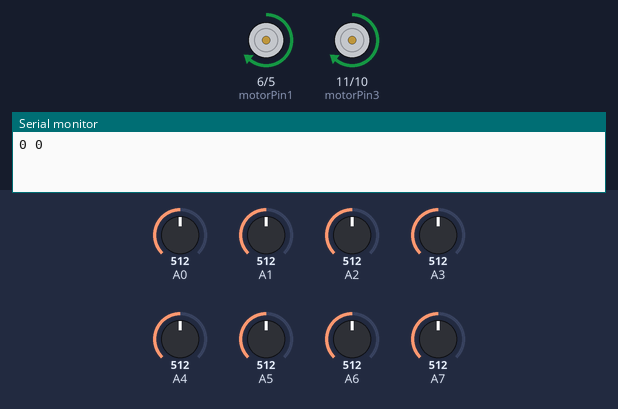
Simulated run of this sketch. Board: Arduino Uno, built with avr-gcc and run on an emulated ATmega328P. Parts: motor-driver pin pairs drawn as motors (green arrow = first pin HIGH = forward, orange = second pin HIGH = backward, longer = more drive), the last lines printed to the serial monitor. Inputs (shaded band) come from the test bench; at power-on: A3 = 512, A1 = 512, A5 = 512, A2 = 512, A4 = 512, A6 = 512, A0 = 512, A7 = 512.

Above: at 6.6 s.
6.7 s: A3 set to 494
At 7.4 s:
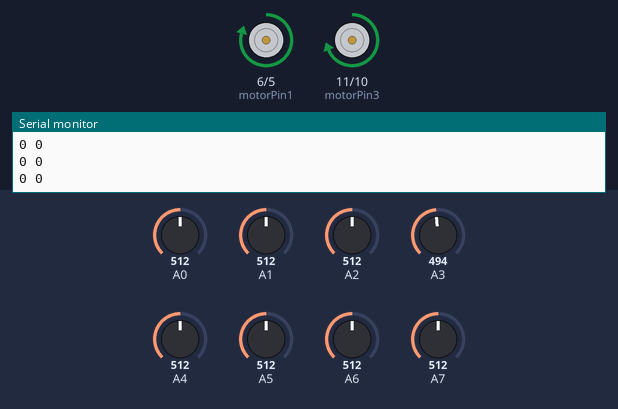
8.2 s: A1 set to 498
At 8.9 s:
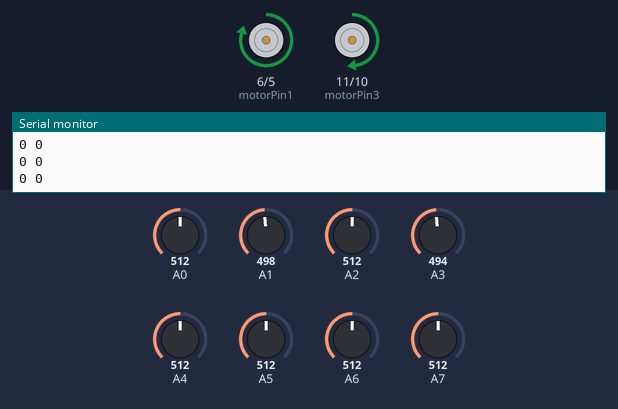
9.7 s: A5 set to 496
At 10.0 s:
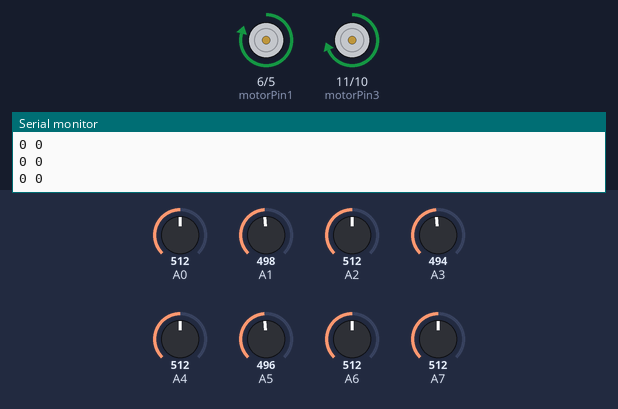
11.2 s: A2 set to 490
At 12.4 s:
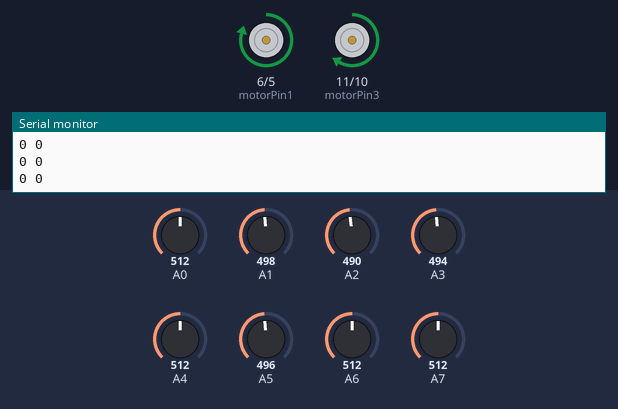
12.7 s: A4 set to 490
At 13.5 s:
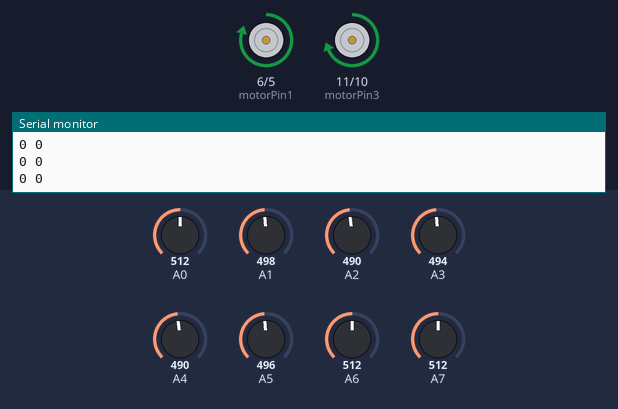
14.2 s: A6 set to 490
At 14.6 s:
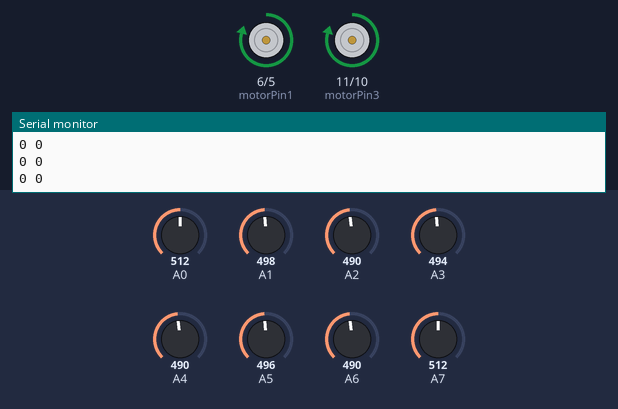
Timing chart, 0 to 16.7 s (numbered marks = the images above; inputs shaded):
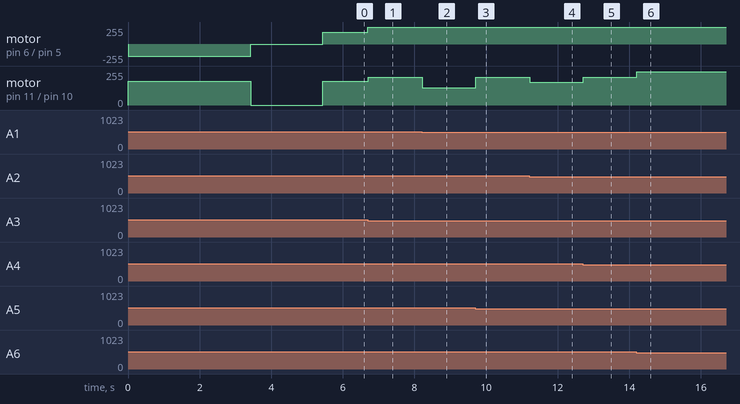

Measured:
- the behaviour switches between 512 and 511 on A3 (found by bisection; images 0 and 1)
- the behaviour switches between 512 and 511 on A1 (found by bisection; images 1 and 2)
- the behaviour switches between 512 and 511 on A5 (found by bisection; images 2 and 3)
- after the input at 6.7 s, motor on pin 6 (motorPin1) / pin 5 (motorPin2): forward 180/255 → forward 250/255 at once; motor on pin 11 (motorPin3) / pin 10 (motorPin4): forward 180/255 → forward 210/255 at once
- after the input at 8.2 s, motor on pin 11 (motorPin3) / pin 10 (motorPin4): forward 210/255 → forward 130/255 at once
- after the input at 9.7 s, motor on pin 11 (motorPin3) / pin 10 (motorPin4): forward 130/255 → forward 210/255 at once
- after the input at 11.2 s, motor on pin 11 (motorPin3) / pin 10 (motorPin4): forward 210/255 → forward 170/255 at once
- after the input at 12.7 s, motor on pin 11 (motorPin3) / pin 10 (motorPin4): forward 170/255 → forward 210/255 at once
- after the input at 14.2 s, motor on pin 11 (motorPin3) / pin 10 (motorPin4): forward 210/255 → forward 250/255 at once

The sketch:

Round_1_NK.ino
```cpp
#define sensorNum 8
#define maxSpeed 250
#define rotationSpeed 180

int blackLimit[sensorNum];
int digitalReading[sensorNum];

const int motorPin1=6,motorPin2=5;        //right motor
const int motorPin3=11,motorPin4=10;       //left motor

float error, prevError=0;

float mappedValue, targetValue =7;     //changed ferom 4.5 to 9
float safety=0.35;

float kp=40;                             //45 IF DOESN'T WORK
float kd=50;

int leftIR = 0, rightIR = 0;

int linegapCount=0, allWhiteCount=0;
int motorResponse;
float correction;

int leftSpeed,rightSpeed;


int time=5;
int lastBlack;
int i;


void setup()
{

    pinMode(motorPin1, OUTPUT);
    pinMode(motorPin2, OUTPUT);
    pinMode(motorPin3, OUTPUT);
    pinMode(motorPin4, OUTPUT);

    Serial.begin(9600);
    calibration();

}


void loop()
{

//     for(int i=0; i<8; i++ )
//     {
//         Serial.print(analogRead(i));
//         Serial.print(" ");
//
//
//     }

    Serial.print(leftIR);
    Serial.print(" ");
    Serial.print(rightIR);
    Serial.println();

    sensorMapping();
    if(digitalReading[0]==0 && digitalReading[7]==0){
          linegapCount++;
          if(linegapCount>40){

              rightIR = 0;
              leftIR = 0;
            }
          }
     else
        linegapCount=0;

    if(mappedValue == 100){
         allWhiteCount++;
          if(allWhiteCount>500){
              brake();
            }
          }
     else
        allWhiteCount=0;

    if(mappedValue!=100)  //if bot is not fully on white
    {
        pid();
        motor(leftSpeed,rightSpeed);
    }


    //Acute turn
    else
    {

        if(leftIR == 1 && rightIR ==0)
        {

            plannedACRotate();

            while(digitalReading[3] == 0 && digitalReading[4] == 0 )
            {
                sensorMapping();

            }

            leftIR = 0;
            rightIR = 0;
        }
        else if(leftIR == 0 && rightIR == 1 )
        {
            plannedCRotate();

            while(digitalReading[3] == 0&&digitalReading[4] == 0)
            {
                sensorMapping();

            }

            rightIR = 0;
            leftIR = 0;

        }
        else if(leftIR == 0 && rightIR ==0)
        {
            goForward();
            while(digitalReading[3] == 0&&digitalReading[4] == 0)
            {
                sensorMapping();

            }
            rightIR = 0;
            leftIR = 0;
        }
    }


    Serial.println();

}

void sensorMapping()
{
    int sum=0,count=0;

    for (int i = 0; i <sensorNum; i++)
    {

        if (analogRead(i) < blackLimit[i])
        {
            digitalReading[i] = 1;

            if(i > 0 && i < 7)
            {
            sum += i*2;
            count++;
            }
        }
        else
            digitalReading[i] = 0;

    }
    if(count!=0)
    {
        mappedValue = sum / count;
    }
    else
        mappedValue=100;

    if(digitalReading[0] || digitalReading[7])
    {
        leftIR = digitalReading[0];
        rightIR = digitalReading[7];
    }

}


void pid()
{

    error=targetValue-mappedValue;
    correction=(kp*error)+(kd*(error-prevError));
    prevError=error;
    motorResponse=(int)correction;

    if(motorResponse>maxSpeed)
        motorResponse=maxSpeed;

    if(motorResponse<-maxSpeed)
        motorResponse=-maxSpeed;

    if(motorResponse>0)
    {
        rightSpeed=maxSpeed;
        leftSpeed=maxSpeed-motorResponse;
    }
    else
    {
        rightSpeed=maxSpeed+ motorResponse;
        leftSpeed=maxSpeed;
    }

}

void motor(int left, int right)
{

    if(right>0)
    {
        analogWrite(motorPin1,right);
        analogWrite(motorPin2,0);
    }
    else
    {
        analogWrite(motorPin1,0);
        analogWrite(motorPin2,-right);
    }

    if(left>0)
    {
        analogWrite(motorPin3,left);
        analogWrite(motorPin4,0);
    }
    else
    {
        analogWrite(motorPin3,0);
        analogWrite(motorPin4,-left);
    }

}

void plannedCRotate()
{
    analogWrite(motorPin1,0);
    analogWrite(motorPin2, rotationSpeed);
    analogWrite(motorPin3, rotationSpeed);
    analogWrite(motorPin4,0);

}

void plannedACRotate()
{
    analogWrite(motorPin1,rotationSpeed);
    analogWrite(motorPin2, 0);
    analogWrite(motorPin3, 0);
    analogWrite(motorPin4,rotationSpeed);

}

void brake(void)
{
    analogWrite(motorPin1, 0);
    analogWrite(motorPin2, 0);
    analogWrite(motorPin3, 0);
    analogWrite(motorPin4, 0);
}

void goForward(void)
{
    analogWrite(motorPin1,rotationSpeed );
    analogWrite(motorPin2, 0);
    analogWrite(motorPin3, rotationSpeed);
    analogWrite(motorPin4, 0);


}
void goBack(void)
{
    analogWrite(motorPin1,0 );
    analogWrite(motorPin2, rotationSpeed);
    analogWrite(motorPin3, 0);
    analogWrite(motorPin4, rotationSpeed);


}
void calibration()
{
    plannedCRotate();
    int sensorArray[sensorNum][2];

    for(int i = 0; i < sensorNum; i++)
    {
        sensorArray[i][0] = analogRead(A0+i);
        sensorArray[i][1] = analogRead(A0+i);
    }


    int loopCounter = (int)(time * 1000 / 2.5);
    while(loopCounter)
    {
        for(int i = 0; i < sensorNum; i++)
        {
            if(analogRead(A0+i)<sensorArray[i][0])
                sensorArray[i][0]=analogRead(A0+i);
            if(analogRead(A0+i)>sensorArray[i][1])
                sensorArray[i][1]=analogRead(A0+i);
        }
        loopCounter--;
    }

    for(int i=0; i < sensorNum; i++)
        blackLimit[i] = (int)(sensorArray[i][0] + safety * (sensorArray[i][1] - sensorArray[i][0]));

    brake();
    delay(2000);
}
```
